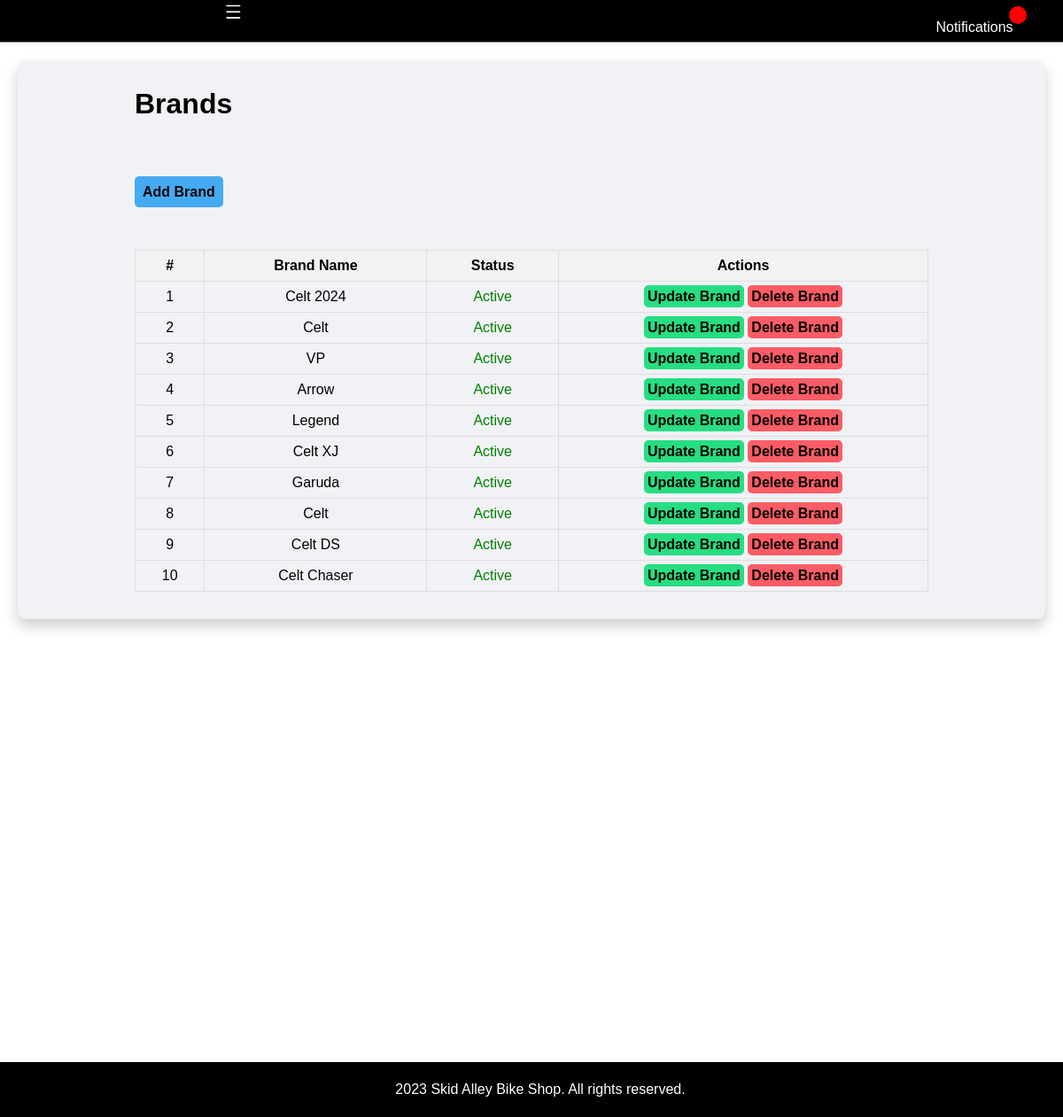
/admin/brands.php (signed in), run on the app's committed database.
### tables this page shows
CREATE TABLE `brand_list` (
  `id` int(10) UNSIGNED NOT NULL,
  `name` varchar(50) NOT NULL,
  `image_path` text NOT NULL,
  `delete_flag` tinyint(1) NOT NULL,
  `status` tinyint(1) NOT NULL
);

### admin/brands.php (the view, shortened to what this page needs)
<?php include ('partials/menu.php');?>
<div class="main-content">
    <div class="wrapper">
        <h1>Brands</h1>
        <br /><br />
        <br><br>
        <a href="<?php echo SITEURL; ?>admin/add-brands.php" class="btn-primary">Add Brand</a>
        <br /><br /><br />
        <table class="tbl-full">
            <tr>
                <th>#</th>
                <th>Brand Name</th>
                <th>Status</th>
                <th>Actions</th>
            </tr>
            <?php
            $sql = "SELECT * FROM brand_list";
            $res = mysqli_query($conn, $sql);
            $count = mysqli_num_rows($res);
            $sn = 1;
            if ($count > 0) {
                while ($row = mysqli_fetch_assoc($res)) {
                    $id = $row['id'];
                    $title = $row['name'];
                    $status = $row['status'];
                    $status_display = ($status == 1) ? "Active" : "Inactive";
                  ?>
                    <tr>
                            <td><?php echo $sn++;?></td>
                            <td><?php echo $title;?></td>
                            <td style='color: <?php echo ($status == 1) ? "green" : "red"; ?>;'><?php echo $status_display; ?></td>
                            <td>
                                <a href="<?php echo SITEURL; ?>admin/update-brands.php?id=<?php echo $id; ?>" class='btn-secondary'>Update Brand</a>
                                <a href="<?php echo SITEURL; ?>admin/delete-brands.php?id=<?php echo $id; ?>" class="btn-third">Delete Brand</a>
                            </td>
                    </tr>
                    <?php
                }
            }
            else
            {
             ?>
                <tr>
                    <td colspan='4'><div class='error'>No Brand Added.</div></td>
                </tr>
                <?php
            }
            ?>
        </table>
    </div>
</div>
<?php include('partials/footer.php') ?>

### admin/css/admin.css (style rules this page uses)
* { margin: 0; padding: 0; font-family: Arial, Helvetica, sans-serif; }
.wrapper { padding: 1%; width: 80%; margin: 0 auto; }
.tbl-full { width: 100%; border-collapse: collapse; margin-top: 20px; }
.tbl-full th, .tbl-full td { border: 1px solid #dddddd; padding: 8px; text-align: center; }
.tbl-full th { background-color: #f2f2f2; }
table tr th { border-bottom: 1px solid black; padding: 1%; text-align: left; }
table tr td { padding: 1%; }
.btn-primary, .btn-secondary, .btn-third { padding: 8px 15px; text-decoration: none; border-radius: 5px; font-weight: bold; }
.btn-primary { background-color: #45aaf2; padding: 1%; color: black; text-decoration: none; font-weight: bold; }
.btn-secondary { background-color: #26de81; padding: 1%; color: black; text-decoration: none; font-weight: bold; }
.btn-third { background-color: #fc5c65; padding: 1%; color: black; text-decoration: none; font-weight: bold; }
.main-content { background-color: #f1f2f6; border-radius: 10px; box-shadow: 0 8px 16px rgba(0, 0, 0, 0.2); margin: 20px; padding: 20px; }
.tbl-full td:nth-child(4) { width: 400px; }

### data on the page
brand_list: name "Celt 2024", status "Active"
brand_list: name "Celt", status "Active"
brand_list: name "VP", status "Active"
brand_list: name "Arrow", status "Active"
brand_list: name "Legend", status "Active"
brand_list: name "Celt XJ", status "Active"
brand_list: name "Garuda", status "Active"
brand_list: name "Celt", status "Active"
brand_list: name "Celt DS", status "Active"
brand_list: name "Celt Chaser", status "Active"
